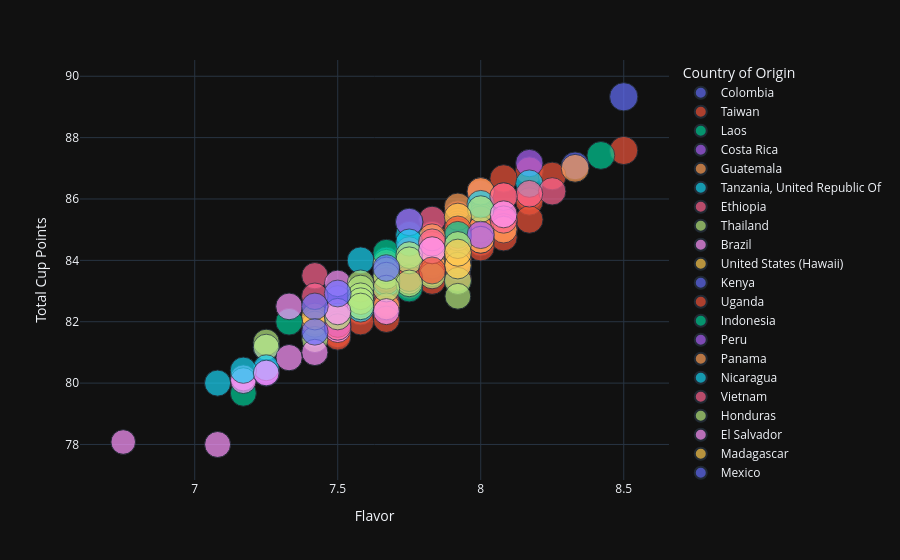

Notebook cell for this chart:
### Code cell
#plotly

px.scatter(
    df,
    x='Flavor',
    y='Total Cup Points',
    color='Country of Origin',
    size='Aroma',
    hover_data=['Farm Name', 'Variety', 'Processing Method']
)

### Figure 1 — Plotly figure (JSON) as saved in the notebook; plotly's stock layout.template omitted (floating-point values rounded to 4 significant figures; data arrays with more than 128 entries replaced by an {"elided": "..."} marker saying what was removed)
{"data": [{"customdata": [["Finca El Paraiso", "Castillo", "Double Anaerobic Washed"], ["Finca Santuario", "Red Bourbon", "Honey,Mossto"], ["La Gaitania", "Caturra", "Washed / Wet"], ["El Diamante", "Castillo Paraguaycito", "Washed / Wet"], ["Asociacion Tayronaca", "Castillo and Colombia blend", "Washed / Wet"], ["COO", "Caturra", "Washed / Wet"], ["Unknown", "Caturra", "Washed / Wet"], ["N / A", "Caturra", "Washed / Wet"], ["La Gallera", "Bourbon Sidra", "Pulped natural / honey"], ["Unknown", "Caturra", "Washed / Wet"], ["La fortaleza", "Caturra", "Washed / Wet"], ["El Laurel", "Caturra", "Washed / Wet"], ["Buenos Aires", "Red Bourbon,Caturra", "Anaerobico 1000h"], ["EL PRADO", "Caturra", "Washed / Wet"], ["La Argentina", "Typica Gesha", "Washed / Wet"], ["Federación Nacional de Cafeteros de Colombia", "Caturra", "Washed / Wet"], ["More than one", "Santander", "Washed / Wet"], ["Escalera", "Caturra,Colombia,Castillo", "Washed / Wet"], ["Finca Mallorca", "Castillo,Caturra,Bourbon", "Washed / Wet"]], "hovertemplate": "Country of Origin=Colombia<br>Flavor=%{x}<br>Total Cup Points=%{y}<br>Aroma=%{marker.size}<br>Farm Name=%{customdata[0]}<br>Variety=%{customdata[1]}<br>Processing Method=%{customdata[2]}<extra></extra>", "legendgroup": "Colombia", "marker": {"color": "#636efa", "size": [8.58, 8.33, 8.08, 8.08, 7.75, 7.67, 7.67, 7.92, 7.67, 7.83, 7.75, 7.67, 7.67, 8.0, 7.58, 7.58, 7.33, 7.42, 7.25], "sizemode": "area", "sizeref": 0.02145, "symbol": "circle"}, "mode": "markers", "name": "Colombia", "orientation": "v", "showlegend": true, "x": [8.5, 8.33, 8.0, 8.0, 7.75, 7.83, 7.75, 7.75, 7.92, 7.75, 7.75, 7.67, 7.67, 7.67, 7.5, 7.67, 7.5, 7.25, 7.25], "xaxis": "x", "y": [89.33, 87.08, 86.17, 85.67, 84.33, 84.0, 83.83, 83.83, 83.75, 83.67, 83.5, 83.33, 83.25, 83.0, 82.92, 82.67, 81.75, 81.17, 80.42], "yaxis": "y", "type": "scatter"}, {"customdata": {"elided": "61x3 str values"}, "hovertemplate": "Country of Origin=Taiwan<br>Flavor=%{x}<br>Total Cup Points=%{y}<br>Aroma=%{marker.size}<br>Farm Name=%{customdata[0]}<br>Variety=%{customdata[1]}<br>Processing Method=%{customdata[2]}<extra></extra>", "legendgroup": "Taiwan", "marker": {"color": "#EF553B", "size": [8.5, 8.33, 8.25, 8.08, 8.08, 8.17, 8.0, 8.08, 8.08, 7.83, 7.92, 8.17, 8.0, 8.0, 7.92, 8.08, 8.0, 8.25, 7.75, 8.0, 8.0, 8.0, 7.92, 8.17, 7.92, 8.0, 7.83, 7.67, 7.92, 7.83, 8.17, 8.08, 7.83, 7.75, 8.08, 7.83, 7.83, 7.92, 7.67, 7.58, 7.58, 7.58, 7.75, 7.58, 7.58, 7.75, 7.75, 7.75, 7.67, 7.5, 7.67, 7.67, 7.67, 7.42, 7.67, 7.5, 7.33, 7.5, 7.25, 7.42, 7.33], "sizemode": "area", "sizeref": 0.02145, "symbol": "circle"}, "mode": "markers", "name": "Taiwan", "orientation": "v", "showlegend": true, "x": [8.5, 8.17, 8.25, 8.08, 8.0, 8.08, 8.17, 8.17, 8.0, 8.0, 7.92, 8.08, 8.0, 8.0, 8.0, 8.17, 7.92, 8.08, 7.92, 7.92, 8.08, 7.92, 8.0, 8.08, 7.92, 8.0, 7.83, 7.92, 8.08, 7.83, 7.83, 7.83, 8.0, 7.92, 7.92, 8.0, 7.92, 7.75, 7.67, 7.75, 7.67, 7.75, 7.92, 7.67, 7.67, 7.83, 7.75, 7.75, 7.67, 7.67, 7.5, 7.67, 7.58, 7.42, 7.58, 7.67, 7.42, 7.58, 7.42, 7.5, 7.5], "xaxis": "x", "y": [87.58, 86.92, 86.75, 86.67, 86.25, 86.08, 86.08, 85.92, 85.67, 85.58, 85.5, 85.5, 85.5, 85.42, 85.33, 85.33, 85.25, 85.25, 85.17, 85.08, 85.08, 85.08, 85.0, 85.0, 84.92, 84.83, 84.83, 84.75, 84.75, 84.58, 84.58, 84.58, 84.58, 84.5, 84.5, 84.42, 84.08, 84.08, 83.67, 83.67, 83.58, 83.58, 83.42, 83.33, 83.33, 83.33, 83.25, 83.17, 83.17, 82.92, 82.92, 82.58, 82.58, 82.5, 82.33, 82.08, 82.08, 82.0, 81.83, 81.58, 81.5], "yaxis": "y", "type": "scatter"}, {"customdata": [["OKLAO coffee farms", "Java", "Semi Washed"], ["Nongluang Bolaven Plateau", "Catimor", "Natural / Dry"], ["-", "Catimor", "Washed / Wet"]], "hovertemplate": "Country of Origin=Laos<br>Flavor=%{x}<br>Total Cup Points=%{y}<br>Aroma=%{marker.size}<br>Farm Name=%{customdata[0]}<br>Variety=%{customdata[1]}<br>Processing Method=%{customdata[2]}<extra></extra>", "legendgroup": "Laos", "marker": {"color": "#00cc96", "size": [8.33, 7.67, 7.25], "sizemode": "area", "sizeref": 0.02145, "symbol": "circle"}, "mode": "markers", "name": "Laos", "orientation": "v", "showlegend": true, "x": [8.42, 7.75, 7.17], "xaxis": "x", "y": [87.42, 83.08, 79.67], "yaxis": "y", "type": "scatter"}, {"customdata": [["La Cumbre", "Gesha", "Washed / Wet"], ["Gamboa Farm", "Caturra", "Washed / Wet"], ["La Cumbre", "Gesha", "Washed / Wet"], ["Gamboa Farm", "Caturra", "Washed / Wet"], ["Gamboa Farm", "Caturra", "Washed / Wet"], ["AMA EL AROMA Micro lot - Sunrise", "SL28", "Pulped natural / honey"], ["San Diego Mill", "Caturra", "Washed / Wet"], ["HACIENDA SAN IGNACIO", "Caturra", "Washed / Wet"]], "hovertemplate": "Country of Origin=Costa Rica<br>Flavor=%{x}<br>Total Cup Points=%{y}<br>Aroma=%{marker.size}<br>Farm Name=%{customdata[0]}<br>Variety=%{customdata[1]}<br>Processing Method=%{customdata[2]}<extra></extra>", "legendgroup": "Costa Rica", "marker": {"color": "#ab63fa", "size": [8.08, 7.58, 7.75, 7.67, 7.58, 7.33, 7.42, 7.33], "sizemode": "area", "sizeref": 0.02145, "symbol": "circle"}, "mode": "markers", "name": "Costa Rica", "orientation": "v", "showlegend": true, "x": [8.17, 7.83, 7.83, 7.92, 7.75, 7.5, 7.42, 7.42], "xaxis": "x", "y": [87.17, 84.67, 84.5, 83.92, 83.33, 82.75, 82.0, 81.58], "yaxis": "y", "type": "scatter"}, {"customdata": [["La Colina", "Gesha", "Washed / Wet"], ["Karen Acajabon Coffee Farm", "Gesha", "Natural / Dry"], ["Finca Vista Hermosa", "Gesha", "Natural / Dry"], ["varias fincas", "Caturra", "Washed / Wet"], ["PEÑA BLANCA", "Catuai", "Washed / Wet"], ["san francisco cotzal", "Caturra", "Washed / Wet"], ["Varias Fincas", "Caturra", "Washed / Wet"], ["SAN RAFAEL URIAS VALDES", "Bourbon", "Natural / Dry"], ["Finca Alta Luz", "Bourbon", "Washed / Wet"], ["San jose del lago", "Typica", "Washed / Wet"], ["san francisco cotzal", "Caturra", "Washed / Wet"], ["varias fincas", "Caturra", "Washed / Wet"], ["varias fincas", "Caturra", "Washed / Wet"], ["El Morito", "Gesha", "Natural / Dry"], ["San jose del lago", "Bourbon", "Washed / Wet"], ["FINCA ALTA LUZ", "BOURBON, CATURRA Y CATIMOR", "Natural / Dry"], ["SAN RAFAEL URIAS VALDES", "Bourbon", "Washed / Wet"], ["SAN FRANCISCO COTZAL", "Caturra", "Washed / Wet"], ["MI CAFECITO & LA PROVIDENCIA", "MARSELLESA, CATUAI, CATURRA & MARSELLESA, ANACAFE 14, CATUAI", "Washed / Wet"], ["Not Specificated", "Caturra", "Washed / Wet"], ["MULTIPLE SMALLHOLDER FARMS", "Caturra", "Washed / Wet"]], "hovertemplate": "Country of Origin=Guatemala<br>Flavor=%{x}<br>Total Cup Points=%{y}<br>Aroma=%{marker.size}<br>Farm Name=%{customdata[0]}<br>Variety=%{customdata[1]}<br>Processing Method=%{customdata[2]}<extra></extra>", "legendgroup": "Guatemala", "marker": {"color": "#FFA15A", "size": [8.33, 8.08, 8.0, 7.67, 7.67, 7.83, 7.67, 7.83, 7.67, 7.58, 7.58, 7.67, 7.67, 7.83, 7.58, 7.58, 7.58, 7.58, 7.5, 7.42, 7.33], "sizemode": "area", "sizeref": 0.02145, "symbol": "circle"}, "mode": "markers", "name": "Guatemala", "orientation": "v", "showlegend": true, "x": [8.33, 8.0, 7.92, 8.08, 8.0, 7.92, 8.0, 8.0, 7.83, 7.92, 7.92, 7.83, 7.92, 7.83, 7.83, 7.83, 7.92, 7.83, 7.75, 7.42, 7.42], "xaxis": "x", "y": [87.0, 86.25, 85.75, 85.0, 85.0, 84.92, 84.67, 84.67, 84.33, 84.25, 84.08, 84.08, 84.0, 83.92, 83.92, 83.83, 83.83, 83.58, 83.33, 82.0, 81.92], "yaxis": "y", "type": "scatter"}, {"customdata": [["MASHIMA AMCOS", "Bourbon", "Washed / Wet"], ["BURKA", "Bourbon", "Washed / Wet"], ["IYENGA", "Bourbon", "Washed / Wet"], ["KONGONI ESTATE", "Bourbon", "Washed / Wet"], ["MASHIMA AMCOS", "Bourbon", "Washed / Wet"], ["MASHIMA AMCOS", "Bourbon", "Washed / Wet"]], "hovertemplate": "Country of Origin=Tanzania, United Republic Of<br>Flavor=%{x}<br>Total Cup Points=%{y}<br>Aroma=%{marker.size}<br>Farm Name=%{customdata[0]}<br>Variety=%{customdata[1]}<br>Processing Method=%{customdata[2]}<extra></extra>", "legendgroup": "Tanzania, United Republic Of", "marker": {"color": "#19d3f3", "size": [8.08, 8.17, 7.92, 7.58, 7.75, 7.92], "sizemode": "area", "sizeref": 0.02145, "symbol": "circle"}, "mode": "markers", "name": "Tanzania, United Republic Of", "orientation": "v", "showlegend": true, "x": [8.17, 8.0, 7.75, 7.67, 7.58, 7.67], "xaxis": "x", "y": [86.5, 85.83, 84.83, 84.0, 84.0, 83.25], "yaxis": "y", "type": "scatter"}, {"customdata": [["TADE GG", "Ethiopian Heirlooms", "Natural / Dry"], ["Gelana Geisha", "Gesha", "Natural / Dry"], ["Halo Bariti Cooprative", "Wolishalo,Kurume,Dega", "Washed / Wet"], ["Eshetu farm", "Ethiopian Heirlooms", "Washed / Wet"], ["Uraga Bisrat washing station", "Ethiopian Heirlooms", "Natural / Dry"], ["YHAENU PLC FARM", "Ethiopian Heirlooms", "Washed / Wet"], ["TRACON TRADING PLC", "Ethiopian Heirlooms", "Washed / Wet"], ["Bisrat Melaku Washing Station", "Ethiopian Heirlooms", "Natural / Dry"], ["Ecom Agroindustrial", "Ethiopian Heirlooms", "Washed / Wet"], ["Gerbicho Lela Cooperative", "Ethiopian Heirlooms", "Washed / Wet"], ["YHAENU PLC FARM", "Ethiopian Heirlooms", "Washed / Wet"]], "hovertemplate": "Country of Origin=Ethiopia<br>Flavor=%{x}<br>Total Cup Points=%{y}<br>Aroma=%{marker.size}<br>Farm Name=%{customdata[0]}<br>Variety=%{customdata[1]}<br>Processing Method=%{customdata[2]}<extra></extra>", "legendgroup": "Ethiopia", "marker": {"color": "#FF6692", "size": [8.08, 7.67, 8.17, 7.67, 8.0, 7.92, 7.92, 7.83, 8.0, 7.83, 7.42], "sizemode": "area", "sizeref": 0.02145, "symbol": "circle"}, "mode": "markers", "name": "Ethiopia", "orientation": "v", "showlegend": true, "x": [8.25, 8.17, 8.08, 7.83, 8.08, 7.75, 7.83, 7.75, 7.75, 7.67, 7.42], "xaxis": "x", "y": [86.25, 86.17, 86.08, 85.33, 85.33, 85.25, 84.5, 84.33, 84.0, 83.83, 83.5], "yaxis": "y", "type": "scatter"}, {"customdata": [["Hom Doi", "Catimor", "Pulped natural / honey"], ["Baan San Charoen", "Catimor", "Natural / Dry"], ["Doi Tung Development Project", "Bourbon", "Washed / Wet"], ["Doi Nan", "Java", "Washed / Wet"], ["Doi Tung Development Project", "Typica", "Washed / Wet"], ["Doi Tung Development Project", "Gayo", "Washed / Wet"], ["Doi Tung Development Project", "Caturra", "Washed / Wet"], ["Kevin Coffee", "Bourbon, Catimor, Caturra, Typica", "Natural / Dry"], ["Doi Tung Development Project", "Catimor", "Washed / Wet"], ["Doi Tung Development Project", "Java", "Washed / Wet"], ["Doi Lan", "Typica Bourbon Caturra Catimor", "Natural / Dry"], ["Doi Tung Development Project", "Catimor", "Washed / Wet"]], "hovertemplate": "Country of Origin=Thailand<br>Flavor=%{x}<br>Total Cup Points=%{y}<br>Aroma=%{marker.size}<br>Farm Name=%{customdata[0]}<br>Variety=%{customdata[1]}<br>Processing Method=%{customdata[2]}<extra></extra>", "legendgroup": "Thailand", "marker": {"color": "#B6E880", "size": [7.67, 7.75, 7.42, 7.67, 7.92, 7.17, 7.33, 7.5, 7.17, 7.33, 7.42, 7.25], "sizemode": "area", "sizeref": 0.02145, "symbol": "circle"}, "mode": "markers", "name": "Thailand", "orientation": "v", "showlegend": true, "x": [8.0, 7.67, 7.83, 7.67, 7.92, 7.92, 7.58, 7.58, 7.5, 7.42, 7.25, 7.25], "xaxis": "x", "y": [85.67, 83.92, 83.5, 83.42, 83.33, 82.83, 82.67, 82.67, 82.0, 81.42, 81.33, 81.17], "yaxis": "y", "type": "scatter"}, {"customdata": [["Fazenda Recreio", "Caturra", "Pulped natural / honey"], ["Fazenda Guariroba", "Yellow Bourbon", "Double Carbonic Maceration / Natural"], ["Fazenda Conquista e Capoeirinha", "Mundo Novo", "Natural / Dry"], ["Fazenda Pedra Preta", "Mundo Novo", "Natural / Dry"], ["Sitio Colinas", "Yellow Catuai", "Pulped natural / honey"], ["Fazenda Olhos Dagua", "Catucai", "Natural / Dry"], ["Various farm", "Caturra", "Natural / Dry"], ["Various farm", "Catuai and Mundo Novo", "Natural / Dry"], ["Fazenda Conquista", "Mundo Novo", "Natural / Dry"], ["Walter Matter", "Mundo Novo", "SEMI-LAVADO"]], "hovertemplate": "Country of Origin=Brazil<br>Flavor=%{x}<br>Total Cup Points=%{y}<br>Aroma=%{marker.size}<br>Farm Name=%{customdata[0]}<br>Variety=%{customdata[1]}<br>Processing Method=%{customdata[2]}<extra></extra>", "legendgroup": "Brazil", "marker": {"color": "#FF97FF", "size": [7.83, 7.83, 7.58, 7.5, 7.5, 7.42, 7.42, 7.25, 7.17, 7.25], "sizemode": "area", "sizeref": 0.02145, "symbol": "circle"}, "mode": "markers", "name": "Brazil", "orientation": "v", "showlegend": true, "x": [8.08, 7.92, 7.5, 7.58, 7.5, 7.5, 7.42, 7.17, 7.17, 7.08], "xaxis": "x", "y": [85.5, 84.75, 83.25, 82.5, 81.83, 81.75, 81.0, 80.17, 80.08, 78.0], "yaxis": "y", "type": "scatter"}, {"customdata": [["Hokukano Ranch", "Typica", "Washed / Wet"], ["Miranda's Farm", "Catuai", "Washed / Wet"], ["various farms", "Typica", "Washed / Wet"], ["Kainaliu Farm", "Maragogype", "Washed / Wet"], ["Manny's Farm", "Typica", "Washed / Wet"]], "hovertemplate": "Country of Origin=United States (Hawaii)<br>Flavor=%{x}<br>Total Cup Points=%{y}<br>Aroma=%{marker.size}<br>Farm Name=%{customdata[0]}<br>Variety=%{customdata[1]}<br>Processing Method=%{customdata[2]}<extra></extra>", "legendgroup": "United States (Hawaii)", "marker": {"color": "#FECB52", "size": [8.0, 7.92, 7.67, 7.33, 7.75], "sizemode": "area", "sizeref": 0.02145, "symbol": "circle"}, "mode": "markers", "name": "United States (Hawaii)", "orientation": "v", "showlegend": true, "x": [7.92, 7.83, 7.92, 7.58, 7.42], "xaxis": "x", "y": [85.42, 84.33, 83.83, 82.5, 82.17], "yaxis": "y", "type": "scatter"}, {"customdata": [["Small Holder", "SL28", "Washed / Wet"], ["Kenyan Highlands", "SL28,SL34,Ruiru11", "Washed / Wet"]], "hovertemplate": "Country of Origin=Kenya<br>Flavor=%{x}<br>Total Cup Points=%{y}<br>Aroma=%{marker.size}<br>Farm Name=%{customdata[0]}<br>Variety=%{customdata[1]}<br>Processing Method=%{customdata[2]}<extra></extra>", "legendgroup": "Kenya", "marker": {"color": "#636efa", "size": [8.17, 7.5], "sizemode": "area", "sizeref": 0.02145, "symbol": "circle"}, "mode": "markers", "name": "Kenya", "orientation": "v", "showlegend": true, "x": [7.75, 7.5], "xaxis": "x", "y": [85.25, 82.17], "yaxis": "y", "type": "scatter"}, {"customdata": [["Gideon Kule", "SL14", "Washed / Wet"], ["Bugisu Shamba", "SL14", "Washed / Wet"], ["Masereka William", "SL14", "Washed / Wet"]], "hovertemplate": "Country of Origin=Uganda<br>Flavor=%{x}<br>Total Cup Points=%{y}<br>Aroma=%{marker.size}<br>Farm Name=%{customdata[0]}<br>Variety=%{customdata[1]}<br>Processing Method=%{customdata[2]}<extra></extra>", "legendgroup": "Uganda", "marker": {"color": "#EF553B", "size": [8.0, 7.75, 7.75], "sizemode": "area", "sizeref": 0.02145, "symbol": "circle"}, "mode": "markers", "name": "Uganda", "orientation": "v", "showlegend": true, "x": [7.92, 7.75, 7.67], "xaxis": "x", "y": [85.0, 83.42, 83.33], "yaxis": "y", "type": "scatter"}, {"customdata": [["PT Indo CafCo North Sumatera", "Catimor", "Washed / Wet"], ["Lintong Nihuta/Dolok Sanggul,Sumatera Utara", "Jember,TIM-TIM,Ateng", "Wet Hulling"], ["Wahana Graha Makmur", "Caturra", "Pulped natural / honey"]], "hovertemplate": "Country of Origin=Indonesia<br>Flavor=%{x}<br>Total Cup Points=%{y}<br>Aroma=%{marker.size}<br>Farm Name=%{customdata[0]}<br>Variety=%{customdata[1]}<br>Processing Method=%{customdata[2]}<extra></extra>", "legendgroup": "Indonesia", "marker": {"color": "#00cc96", "size": [7.83, 7.67, 7.67], "sizemode": "area", "sizeref": 0.02145, "symbol": "circle"}, "mode": "markers", "name": "Indonesia", "orientation": "v", "showlegend": true, "x": [7.92, 7.67, 7.33], "xaxis": "x", "y": [84.83, 84.25, 82.0], "yaxis": "y", "type": "scatter"}, {"customdata": [["Ruya Yayu Farm", "Gesha", "Washed / Wet"], ["Fundo La Libertado", "Caturra", "Washed / Wet"], ["Fundo La Libertad", "Caturra", "Washed / Wet"], ["Fundo La Libertad", "Caturra", "Washed / Wet"]], "hovertemplate": "Country of Origin=Peru<br>Flavor=%{x}<br>Total Cup Points=%{y}<br>Aroma=%{marker.size}<br>Farm Name=%{customdata[0]}<br>Variety=%{customdata[1]}<br>Processing Method=%{customdata[2]}<extra></extra>", "legendgroup": "Peru", "marker": {"color": "#ab63fa", "size": [8.0, 7.67, 7.5, 7.5], "sizemode": "area", "sizeref": 0.02145, "symbol": "circle"}, "mode": "markers", "name": "Peru", "orientation": "v", "showlegend": true, "x": [8.0, 7.5, 7.5, 7.25], "xaxis": "x", "y": [84.83, 82.25, 81.92, 80.33], "yaxis": "y", "type": "scatter"}, {"customdata": [["La Santa", "Catuai", "Washed / Wet"], ["Finca Lerida", "Caturra", "Washed / Wet"]], "hovertemplate": "Country of Origin=Panama<br>Flavor=%{x}<br>Total Cup Points=%{y}<br>Aroma=%{marker.size}<br>Farm Name=%{customdata[0]}<br>Variety=%{customdata[1]}<br>Processing Method=%{customdata[2]}<extra></extra>", "legendgroup": "Panama", "marker": {"color": "#FFA15A", "size": [7.83, 7.75], "sizemode": "area", "sizeref": 0.02145, "symbol": "circle"}, "mode": "markers", "name": "Panama", "orientation": "v", "showlegend": true, "x": [7.83, 7.67], "xaxis": "x", "y": [84.75, 82.5], "yaxis": "y", "type": "scatter"}, {"customdata": [["Finca Las Dos Marias", "Catrenic", "Natural / Dry"], ["Finca San Felipe", "SHG", "Natural / Dry"], ["Finca Las Dos Marias", "Parainema", "Washed / Wet"], ["Finca Aurora", "Caturra-Catuai", "Washed / Wet"], ["EXPORTADORA ATLANTIC S.A", "Caturra", "Washed / Wet"], ["Sajonia Estate Coffee S.A.", "Sarchimor", "Washed / Wet"], ["Finca San Felipe", "SHG", "Natural / Dry"]], "hovertemplate": "Country of Origin=Nicaragua<br>Flavor=%{x}<br>Total Cup Points=%{y}<br>Aroma=%{marker.size}<br>Farm Name=%{customdata[0]}<br>Variety=%{customdata[1]}<br>Processing Method=%{customdata[2]}<extra></extra>", "legendgroup": "Nicaragua", "marker": {"color": "#19d3f3", "size": [7.92, 7.33, 7.5, 7.58, 7.25, 7.42, 7.33], "sizemode": "area", "sizeref": 0.02145, "symbol": "circle"}, "mode": "markers", "name": "Nicaragua", "orientation": "v", "showlegend": true, "x": [7.75, 7.58, 7.58, 7.58, 7.25, 7.17, 7.08], "xaxis": "x", "y": [84.58, 82.75, 82.58, 82.42, 80.5, 80.42, 80.0], "yaxis": "y", "type": "scatter"}, {"customdata": [["CupnCare", "Catimor", "Natural / Dry"], ["Ea tan Cooperative", "Catimor", "Pulped natural / honey"], ["Apollo Estate", "Catimor", "Washed / Wet"], ["Gaia Farms", "Catimor", "Pulped natural / honey"]], "hovertemplate": "Country of Origin=Vietnam<br>Flavor=%{x}<br>Total Cup Points=%{y}<br>Aroma=%{marker.size}<br>Farm Name=%{customdata[0]}<br>Variety=%{customdata[1]}<br>Processing Method=%{customdata[2]}<extra></extra>", "legendgroup": "Vietnam", "marker": {"color": "#FF6692", "size": [8.0, 7.58, 7.5, 7.5], "sizemode": "area", "sizeref": 0.02145, "symbol": "circle"}, "mode": "markers", "name": "Vietnam", "orientation": "v", "showlegend": true, "x": [7.83, 7.42, 7.5, 7.5], "xaxis": "x", "y": [84.58, 82.83, 82.33, 81.83], "yaxis": "y", "type": "scatter"}, {"customdata": [["La Cuchilla", "Catuai", "Washed / Wet"], ["La Cuchilla", "Catuai", "Washed / Wet"], ["finca de la casa", "Typica", "Pulped natural / honey"], ["Maria Bonita", "Parainema", "Natural / Dry"], ["varias", "SHG", "Washed / Wet"], ["La Bendicion", "Lempira", "Washed / Wet"], ["varias", "Catuai", "Washed / Wet"], ["La Cuchilla", "Catuai", "Washed / Wet"], ["Bethel", "Catuai", "Washed / Wet"], ["Varias", "Catuai", "Washed / Wet"], ["Bethel", "Catuai", "Washed / Wet"], ["La Cuchilla", "Catuai", "Washed / Wet"], ["La Cuchilla", "Catuai", "Washed / Wet"]], "hovertemplate": "Country of Origin=Honduras<br>Flavor=%{x}<br>Total Cup Points=%{y}<br>Aroma=%{marker.size}<br>Farm Name=%{customdata[0]}<br>Variety=%{customdata[1]}<br>Processing Method=%{customdata[2]}<extra></extra>", "legendgroup": "Honduras", "marker": {"color": "#B6E880", "size": [7.83, 7.75, 7.75, 7.67, 7.75, 7.67, 7.75, 7.67, 7.75, 7.67, 7.67, 7.58, 7.67], "sizemode": "area", "sizeref": 0.02145, "symbol": "circle"}, "mode": "markers", "name": "Honduras", "orientation": "v", "showlegend": true, "x": [7.92, 7.75, 7.75, 7.67, 7.67, 7.75, 7.58, 7.67, 7.58, 7.58, 7.58, 7.58, 7.5], "xaxis": "x", "y": [84.5, 84.17, 84.0, 83.67, 83.5, 83.25, 83.25, 83.08, 83.08, 82.83, 82.67, 82.5, 82.17], "yaxis": "y", "type": "scatter"}, {"customdata": [["San Nicolas", "Pacamara", "Pulped natural / honey"], ["Agua Caliente", "Bourbon", "Washed / Wet"], ["Agua Caliente", "Bourbon", "Washed / Wet"], ["Agua Caliente", "Bourbon", "Washed / Wet"], ["Rosario de Maria II, Area de Loma Alta", "Bourbon", "Natural / Dry"], ["Rosario de Maria II, Area de Menjivar", "Pacas", "Natural / Dry"], ["Rosario de Maria II, Area de La Pila", "Maragogype", "Natural / Dry"]], "hovertemplate": "Country of Origin=El Salvador<br>Flavor=%{x}<br>Total Cup Points=%{y}<br>Aroma=%{marker.size}<br>Farm Name=%{customdata[0]}<br>Variety=%{customdata[1]}<br>Processing Method=%{customdata[2]}<extra></extra>", "legendgroup": "El Salvador", "marker": {"color": "#FF97FF", "size": [7.83, 7.67, 7.5, 7.33, 7.42, 7.08, 6.5], "sizemode": "area", "sizeref": 0.02145, "symbol": "circle"}, "mode": "markers", "name": "El Salvador", "orientation": "v", "showlegend": true, "x": [7.83, 7.33, 7.5, 7.67, 7.33, 7.25, 6.75], "xaxis": "x", "y": [84.33, 82.5, 82.33, 82.33, 80.83, 80.33, 78.08], "yaxis": "y", "type": "scatter"}, {"customdata": [["Mandroso", "Bourbon", "Washed / Wet"]], "hovertemplate": "Country of Origin=Madagascar<br>Flavor=%{x}<br>Total Cup Points=%{y}<br>Aroma=%{marker.size}<br>Farm Name=%{customdata[0]}<br>Variety=%{customdata[1]}<br>Processing Method=%{customdata[2]}<extra></extra>", "legendgroup": "Madagascar", "marker": {"color": "#FECB52", "size": [7.92], "sizemode": "area", "sizeref": 0.02145, "symbol": "circle"}, "mode": "markers", "name": "Madagascar", "orientation": "v", "showlegend": true, "x": [7.92], "xaxis": "x", "y": [84.25], "yaxis": "y", "type": "scatter"}, {"customdata": [["Finca Custepec", "Sarchimor", "Washed / Wet"], ["Finca Tequihua", "Bourbon", "Washed / Wet"], ["Las Trincheras", "Pacamara", "Washed / Wet"], ["Finca San José", "Typica", "Washed / Wet"]], "hovertemplate": "Country of Origin=Mexico<br>Flavor=%{x}<br>Total Cup Points=%{y}<br>Aroma=%{marker.size}<br>Farm Name=%{customdata[0]}<br>Variety=%{customdata[1]}<br>Processing Method=%{customdata[2]}<extra></extra>", "legendgroup": "Mexico", "marker": {"color": "#636efa", "size": [7.67, 7.75, 7.67, 7.58], "sizemode": "area", "sizeref": 0.02145, "symbol": "circle"}, "mode": "markers", "name": "Mexico", "orientation": "v", "showlegend": true, "x": [7.67, 7.5, 7.42, 7.42], "xaxis": "x", "y": [83.75, 82.92, 82.5, 81.67], "yaxis": "y", "type": "scatter"}, {"customdata": [["Aromatic", "Catimor,Catuai,Caturra,Bourbon", "Natural / Dry"]], "hovertemplate": "Country of Origin=Myanmar<br>Flavor=%{x}<br>Total Cup Points=%{y}<br>Aroma=%{marker.size}<br>Farm Name=%{customdata[0]}<br>Variety=%{customdata[1]}<br>Processing Method=%{customdata[2]}<extra></extra>", "legendgroup": "Myanmar", "marker": {"color": "#EF553B", "size": [7.83], "sizemode": "area", "sizeref": 0.02145, "symbol": "circle"}, "mode": "markers", "name": "Myanmar", "orientation": "v", "showlegend": true, "x": [7.83], "xaxis": "x", "y": [83.67], "yaxis": "y", "type": "scatter"}], "layout": {"xaxis": {"anchor": "y", "domain": [0.0, 1.0], "title": {"text": "Flavor"}}, "yaxis": {"anchor": "x", "domain": [0.0, 1.0], "title": {"text": "Total Cup Points"}}, "legend": {"title": {"text": "Country of Origin"}, "tracegroupgap": 0, "itemsizing": "constant"}, "margin": {"t": 60}}}
